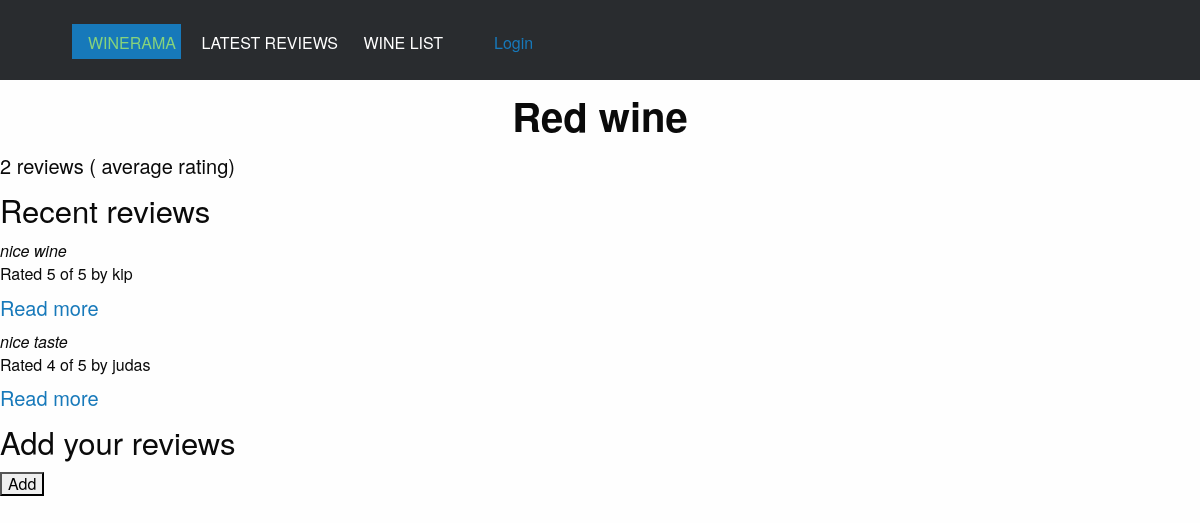
The page /wine/1/ on the database its author committed.
### reviews/models.py (models this page shows, shortened)
class Wine (models.Model):
    name =  models.CharField(max_length=200)

class Review(models.Model):
    RATING_CHOICES = (
        (1, '1'),
        (2, '2'),
        (3, '3'),
        (4, '4'),
        (5, '5'),
    )
    wine = models.ForeignKey(Wine)
    pub_date = models.DateTimeField('date published')
    user_name = models.CharField(max_length=100)
    comment = models.CharField(max_length=200)
    rating = models.IntegerField(choices=RATING_CHOICES)

### reviews/views.py (the view)
# urls.py: url(r'^wine/(?P<wine_id>[0-9]+)/$', views.wine_detail, name='wine_detail'),
def wine_detail(request, wine_id):
    wine = get_object_or_404(Wine, pk=wine_id)
    form = ReviewForm()
    return render(request, 'reviews/wine_detail.html', {'wine' : wine, })

### reviews/templates/reviews/wine_detail.html (shortened to what this page needs)
{% extends 'reviews/base.html' %}
{% load staticfiles %}
{% block title %}
<h2>{{ wine.name }}</h2>
<h5>{{ wine.review_set.count }} reviews ({{ wine.average_rating | floatformat }} average rating)</h5>
{% endblock %}
{% block content %}
<h3>Recent reviews</h3>
{% if wine.review_set.all %}
<div>
    {% for review in wine.review_set.all %}
    <div>
        <em>{{ review.comment }}</em>
        <h6>Rated {{ review.rating }} of 5 by {{ review.user_name }}</h6>
        <h5><a href="{% url 'reviews:review_detail' review.id %}">
        Read more
        </a></h5>
    </div>
    {% endfor %}
</div>
{% else %}
<p>No reviews for this wine yet</p>
{% endif %}
<h3>Add your reviews</h3>
    <form action = "{% url 'reviews:add_review' wine.id %}" method="post">
        <input type="submit" value="Add"/>
    </form>
{% endblock %}

### static/css/aapp.css (style rules this page uses)
h2 { text-align: center; font-weight: 700; }

### rows shown on the page
Wine: name "Red wine", review_set.count "2"
Review: comment "nice wine", rating "5", user_name "kip"
Review: comment "nice taste", rating "4", user_name "judas"
